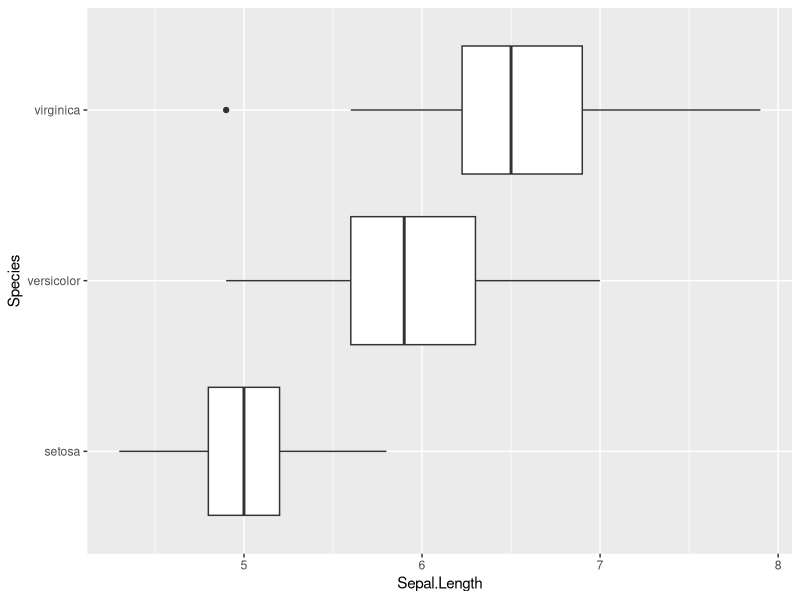
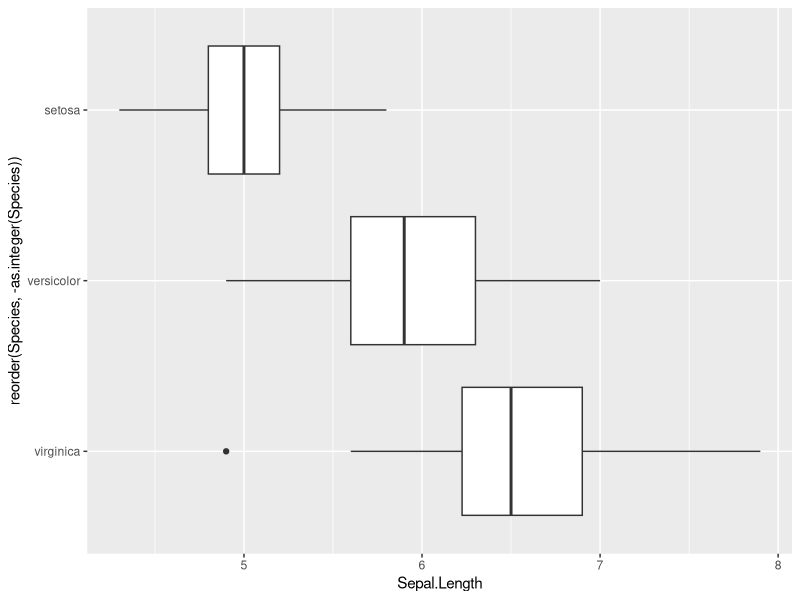
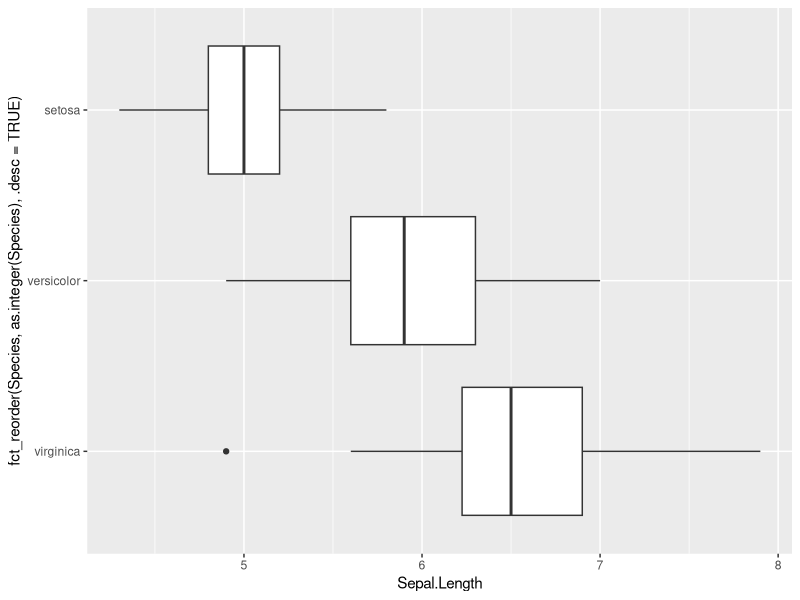

R code for these plots, in order:
## ---- chunk 1
knitr::opts_chunk$set(comment = "##")
knitr::opts_chunk$set(fig.width = 6, fig.asp = 0.618)
knitr::opts_chunk$set(out.width = "70%", fig.align = "center")
## ---- chunk 2
library(ggplot2)

p <- ggplot(iris)
p + (aes(x = Species, y = Sepal.Length)) +
     geom_boxplot() +
     coord_flip()
## ---- chunk 3
p + (aes(x = reorder(Species, -as.integer(Species)),
         y = Sepal.Length)) +
     geom_boxplot() +
     coord_flip()
## ---- chunk 4
library(forcats)   ## fct_reorder

p + aes(x = fct_reorder(Species, as.integer(Species), .desc = TRUE),
        y = Sepal.Length) +
    geom_boxplot() +
    coord_flip()
